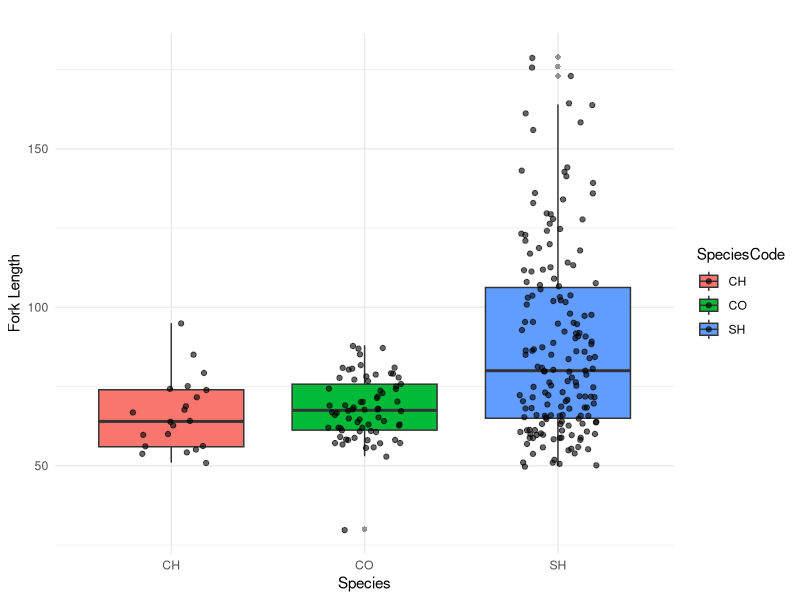
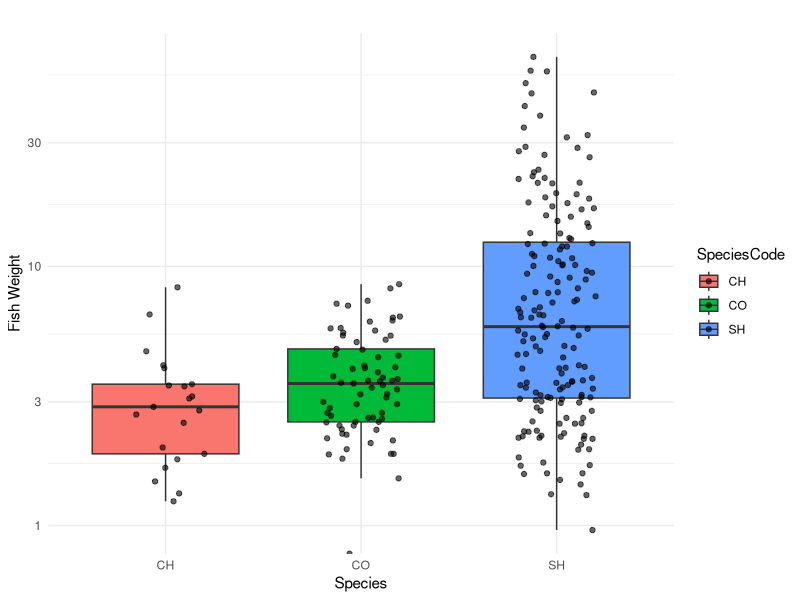
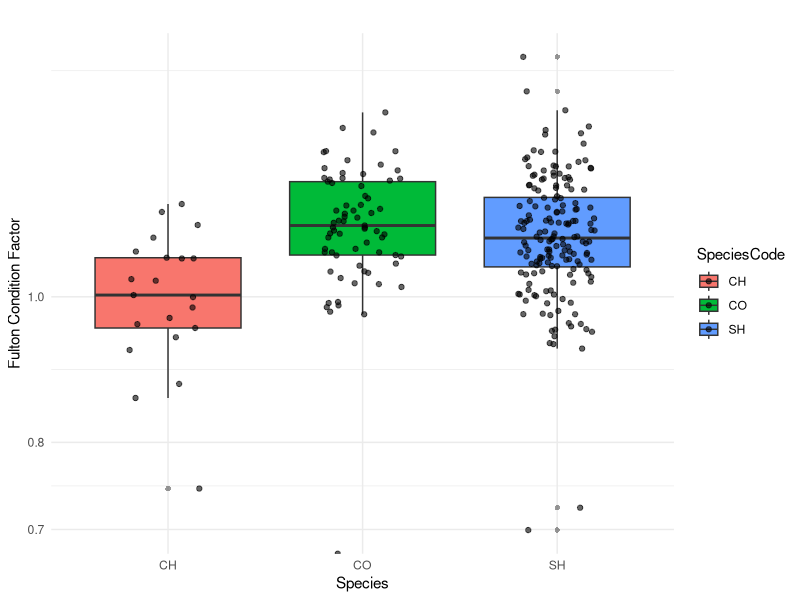
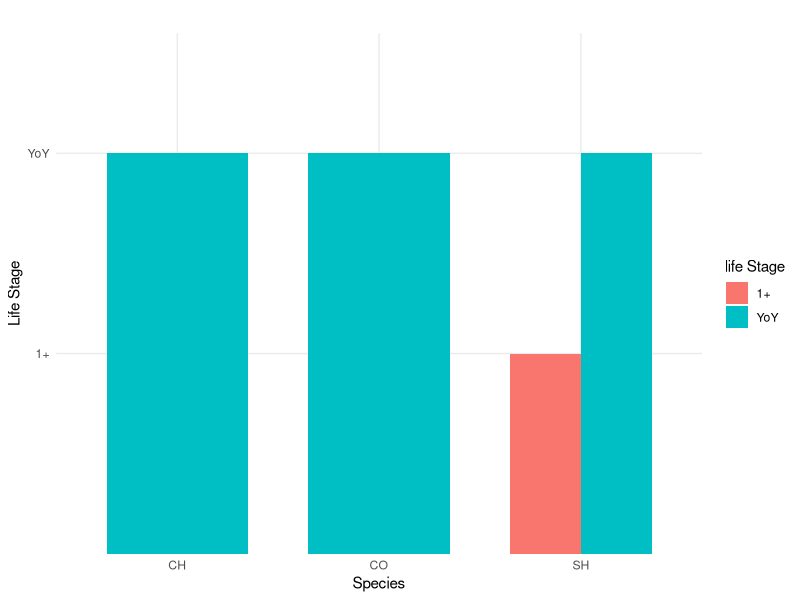
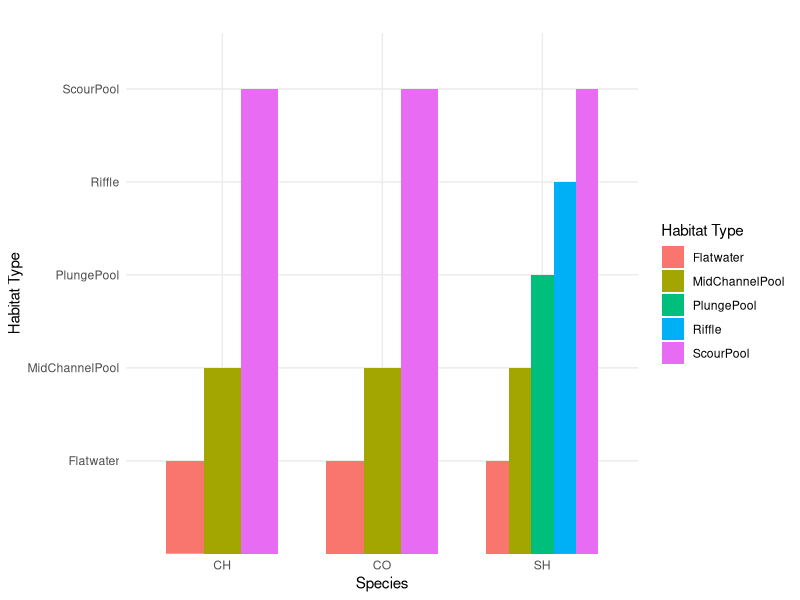
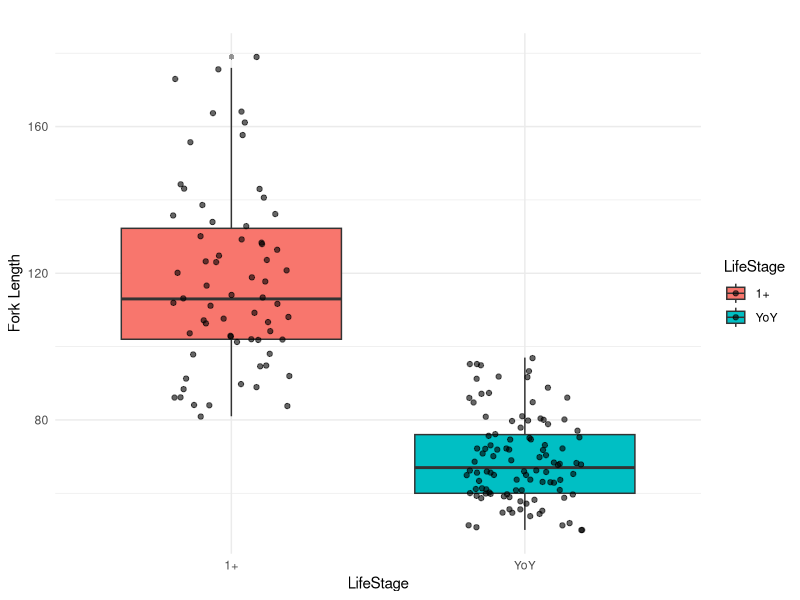
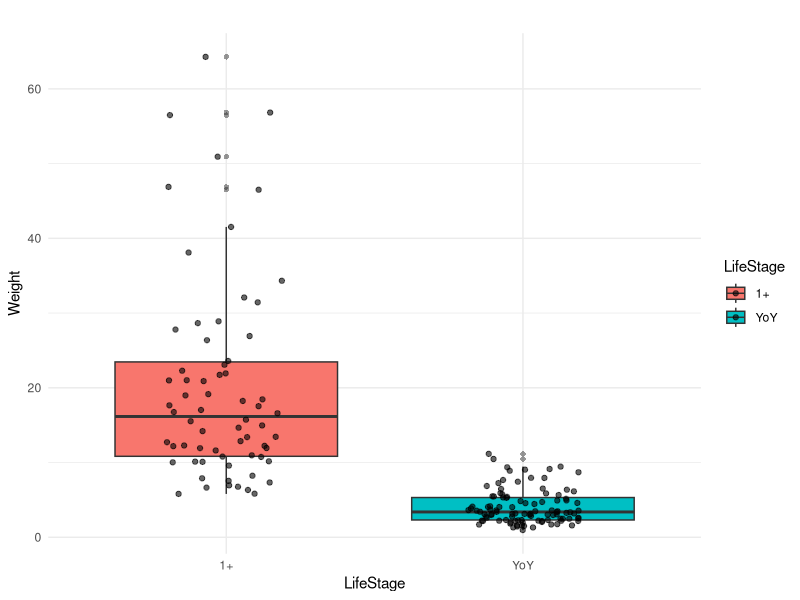
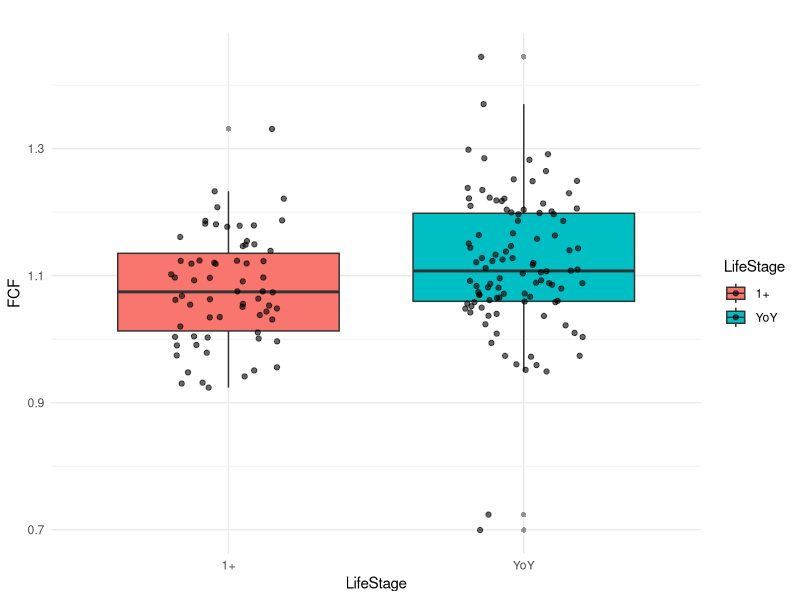

Recreate these plots in R, in order.
library(ggplot2)

#importing datasets 
library(readxl)
DietData <- read_excel("Data/DietData.xlsx")
View(DietData)
DietData_env <- read_excel("Data/DietData_env.xlsx")
View(DietData_env)

#EDA 
#Species X Body characteristics Box plots 
library(ggplot2)
#fork length = SH have significantly longer and more variable Fork legths 
ggplot(DietData_env, aes(x= SpeciesCode, y= ForkLength, fill= SpeciesCode))+
  geom_boxplot(outlier.shape = 16, outlier.alpha = 0.5) +
  geom_jitter(width = 0.2, alpha = 0.6, color = "black") +
    theme_minimal()+
    labs(title= "", 
         x= "Species",
         y="Fork Length"
    )
# Fish weight = SH are bigger with more variability 
ggplot(DietData_env, aes(x= SpeciesCode, y= FishWeight, fill= SpeciesCode))+
  geom_boxplot(outlier.shape = 16, outlier.alpha = 0.5) +
  geom_jitter(width = 0.2, alpha = 0.6, color = "black") +
  scale_y_log10() +
  theme_minimal()+
  labs(title= "", 
       x= "Species",
       y="Fish Weight"
  )
#Fulton Condition Factor = CH less , similar distributions 
ggplot(DietData_env, aes(x= SpeciesCode, y= FultonConditionFactor, fill= SpeciesCode))+
  geom_boxplot(outlier.shape = 16, outlier.alpha = 0.5) +
  geom_jitter(width = 0.2, alpha = 0.6, color = "black") +
  scale_y_log10() +
  theme_minimal()+
  labs(title= "", 
       x= "Species",
       y="Fulton Condition Factor"
  )

#Species x Life Stage = only SH Show 1+ life stage.. girl they are dominating ** how to get amount in each categroy into these? 
ggplot(DietData_env, aes(x= SpeciesCode, y= LifeStage, fill= LifeStage))+
  geom_col(position = "dodge", width = 0.7) +
  labs(title = "", 
       x= "Species",
       y= "Life Stage",
       fill= "life Stage" )+
  theme_minimal()

#Species x Habitat type= SH in Plunge Pool and Riffle as well, where others are in same 3 ** how to get amount in each categroy into these? 
ggplot(DietData_env, aes(x= SpeciesCode, y= HabitatType, fill= HabitatType))+
  geom_col(position = "dodge", width = 0.7) +
  labs(title = "", 
       x= "Species",
       y= "Habitat Type",
       fill= "Habitat Type" )+
  theme_minimal()

#EDA within each species 
# life stage x fork legth = older are bigger 
glayer1 <- subset(DietData_env, SpeciesCode == "SH")
ggplot(data= glayer1, aes(x= LifeStage, y= ForkLength, fill= LifeStage))+
  geom_boxplot(outlier.shape = 16, outlier.alpha = 0.5) +
  geom_jitter(width = 0.2, alpha = 0.6, color = "black") +
  theme_minimal()+
  labs(title= "", 
       x= "LifeStage",
       y="Fork Length"
  )
#life stage x weight  
glayer1 <- subset(DietData_env, SpeciesCode == "SH")
ggplot(data= glayer1, aes(x= LifeStage, y= FishWeight, fill= LifeStage))+
  geom_boxplot(outlier.shape = 16, outlier.alpha = 0.5) +
  geom_jitter(width = 0.2, alpha = 0.6, color = "black") +
  theme_minimal()+
  labs(title= "", 
       x= "LifeStage",
       y="Weight"
  )
#life stage x fulton condition factor === SH fishes slim out with maturity 
glayer1 <- subset(DietData_env, SpeciesCode == "SH")
ggplot(data= glayer1, aes(x= LifeStage, y= FultonConditionFactor, fill= LifeStage))+
  geom_boxplot(outlier.shape = 16, outlier.alpha = 0.5) +
  geom_jitter(width = 0.2, alpha = 0.6, color = "black") +
  theme_minimal()+
  labs(title= "", 
       x= "LifeStage",
       y="FCF"
  )
#life stage x habitat type = all stages in all habitats for SH
glayer1 <- subset(DietData_env, SpeciesCode == "SH")
ggplot(data= glayer1, aes(x= LifeStage, y= HabitatType, fill = HabitatType)) + 
  geom_col(position = "dodge", width = 0.7) +
  labs(title = "", 
       x= "Species",
       y= "Life Stage",
       fill= "life Stage" )+
  theme_minimal()
#life stage x habitat type for CO 


#Species diet comparisons.. getting tricky 
#LETS GOOOO NMDS ** not quite there... is it that there is not enough defintition between diets? 
library(vegan)
library(readxl)
library(tidyverse)
library(ggrepel)
set.seed(451)
DietData_m <-as.matrix(DietData)
View(DietData_m)
NMDS2 <- metaMDS(DietData_m, distance= "bray", k=2, try=20)
stressplot(NMDS2)
NMDS_point <- as_tibble(NMDS2$points)
NMDS_full <- cbind(DietData_env, NMDS_point)
Prey_points <- NMDS2$species %>% as.data.frame() %>%
  rownames_to_column(var = 'Prey')
View(Prey_points)
#makes the plot 
p.NMS_plot <- ggplot()+
  geom_jitter(data= NMDS_full, aes(x= MDS1, y= MDS2,
                                   color= SpeciesCode, 
                                   fill= SpeciesCode),
              size= 3, width = 0.3, height = 0.3)+
  stat_ellipse(data = NMDS_full, aes(x= MDS1, y= MDS2,
                                     color= SpeciesCode,
                                     fill= SpeciesCode),
               geom= "polygon",
               level= 0.8, alpha= 0.3)+
  geom_text_repel(data= Prey_points, aes(x= MDS1, y= MDS2,
                                     label= Prey), color ="black", family= "Helvetica")+
  labs(title = "")+
  theme_bw()
p.NMS_plot